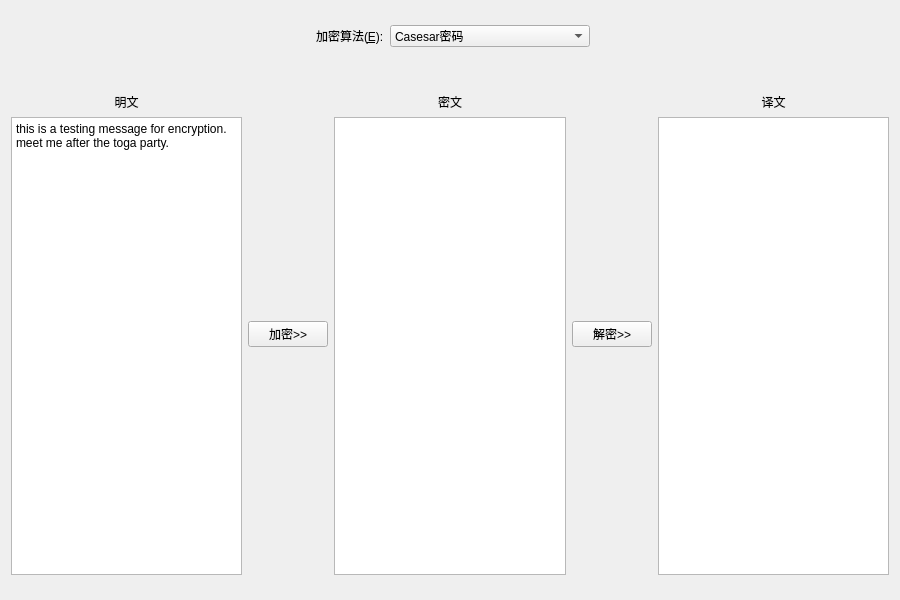
<?xml version="1.0" encoding="UTF-8"?>
<ui version="4.0">
 <class>Widget</class>
 <widget class="QWidget" name="Widget">
  <property name="geometry">
   <rect>
    <x>0</x>
    <y>0</y>
    <width>900</width>
    <height>600</height>
   </rect>
  </property>
  <property name="sizePolicy">
   <sizepolicy hsizetype="Fixed" vsizetype="Fixed">
    <horstretch>0</horstretch>
    <verstretch>0</verstretch>
   </sizepolicy>
  </property>
  <property name="minimumSize">
   <size>
    <width>900</width>
    <height>600</height>
   </size>
  </property>
  <property name="maximumSize">
   <size>
    <width>900</width>
    <height>600</height>
   </size>
  </property>
  <property name="windowTitle">
   <string>古典对称密码</string>
  </property>
  <property name="styleSheet">
   <string notr="true">*{
font: 14pt &quot;幼圆&quot;;
}</string>
  </property>
  <layout class="QVBoxLayout" name="verticalLayout_4">
   <property name="sizeConstraint">
    <enum>QLayout::SetMinimumSize</enum>
   </property>
   <item>
    <layout class="QFormLayout" name="formLayout">
     <property name="fieldGrowthPolicy">
      <enum>QFormLayout::ExpandingFieldsGrow</enum>
     </property>
     <property name="labelAlignment">
      <set>Qt::AlignLeading|Qt::AlignLeft|Qt::AlignVCenter</set>
     </property>
     <property name="formAlignment">
      <set>Qt::AlignHCenter|Qt::AlignTop</set>
     </property>
     <property name="topMargin">
      <number>14</number>
     </property>
     <item row="0" column="0">
      <widget class="QLabel" name="eLabel">
       <property name="text">
        <string>加密算法(&amp;E):</string>
       </property>
       <property name="buddy">
        <cstring>ComboBoxCiper</cstring>
       </property>
      </widget>
     </item>
     <item row="0" column="1">
      <widget class="QComboBox" name="ComboBoxCiper">
       <property name="minimumSize">
        <size>
         <width>200</width>
         <height>0</height>
        </size>
       </property>
       <item>
        <property name="text">
         <string>Casesar密码</string>
        </property>
       </item>
       <item>
        <property name="text">
         <string>Playfair密码</string>
        </property>
       </item>
       <item>
        <property name="text">
         <string>Hill密码</string>
        </property>
       </item>
       <item>
        <property name="text">
         <string>Vigenere密码</string>
        </property>
       </item>
       <item>
        <property name="text">
         <string>仿射密码</string>
        </property>
       </item>
      </widget>
     </item>
    </layout>
   </item>
   <item>
    <spacer name="verticalSpacer">
     <property name="orientation">
      <enum>Qt::Vertical</enum>
     </property>
     <property name="sizeType">
      <enum>QSizePolicy::Preferred</enum>
     </property>
     <property name="sizeHint" stdset="0">
      <size>
       <width>20</width>
       <height>40</height>
      </size>
     </property>
    </spacer>
   </item>
   <item>
    <layout class="QHBoxLayout" name="horizontalLayout">
     <property name="bottomMargin">
      <number>14</number>
     </property>
     <item>
      <layout class="QVBoxLayout" name="verticalLayout">
       <item>
        <widget class="QLabel" name="label">
         <property name="text">
          <string>明文</string>
         </property>
         <property name="alignment">
          <set>Qt::AlignCenter</set>
         </property>
        </widget>
       </item>
       <item>
        <widget class="QPlainTextEdit" name="plainTextEditText">
         <property name="plainText">
          <string>this is a testing message for encryption. meet me after the toga party.</string>
         </property>
        </widget>
       </item>
      </layout>
     </item>
     <item>
      <widget class="QPushButton" name="pushButtonEncode">
       <property name="text">
        <string>加密&gt;&gt;</string>
       </property>
      </widget>
     </item>
     <item>
      <layout class="QVBoxLayout" name="verticalLayout_2">
       <item>
        <widget class="QLabel" name="label_2">
         <property name="text">
          <string>密文</string>
         </property>
         <property name="alignment">
          <set>Qt::AlignCenter</set>
         </property>
        </widget>
       </item>
       <item>
        <widget class="QPlainTextEdit" name="plainTextEditCiper">
         <property name="readOnly">
          <bool>true</bool>
         </property>
        </widget>
       </item>
      </layout>
     </item>
     <item>
      <widget class="QPushButton" name="pushButtonDecode">
       <property name="text">
        <string>解密&gt;&gt;</string>
       </property>
      </widget>
     </item>
     <item>
      <layout class="QVBoxLayout" name="verticalLayout_3">
       <item>
        <widget class="QLabel" name="label_3">
         <property name="text">
          <string>译文</string>
         </property>
         <property name="alignment">
          <set>Qt::AlignCenter</set>
         </property>
        </widget>
       </item>
       <item>
        <widget class="QPlainTextEdit" name="plainTextEditDecoded">
         <property name="readOnly">
          <bool>true</bool>
         </property>
        </widget>
       </item>
      </layout>
     </item>
    </layout>
   </item>
  </layout>
 </widget>
 <layoutdefault spacing="6" margin="11"/>
 <resources/>
 <connections/>
</ui>
